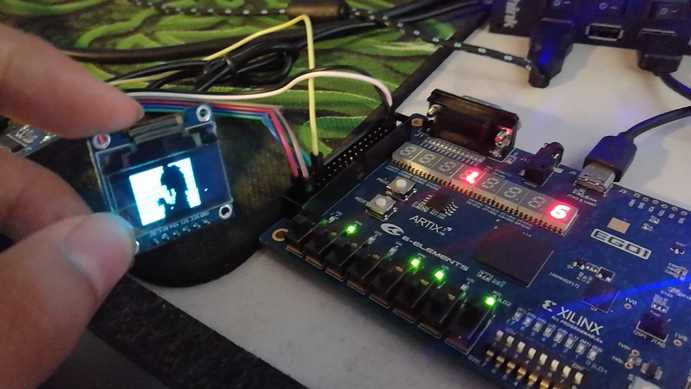
#> input picture badapple/badapple.png, 691 x 389 px, given in place of 东方Project-BadApple.mkv, which was not available
$ python vedioprocesser.py
#> lines starting #> are read from the running program, lines starting #| are printed output that depends on the picture; after the words box and inside, x2 and y2 are one past the last pixel; in counts of white or black regions, pixels touching at a corner belong together; pictures that were not available may be replaced by others from this repository, and a replacement may not be noted
# -*- coding: utf-8 -*-
import cv2
import numpy as np
#封装函数，实现一张128*64的图片转化为二进制数据，
#符合oled写入128*64图片数据顺序，具体参考oled图片取模像素点顺序
def img12864tohex1024(img):
    buffer = [0x00]*1024
    #bytes(buffer)
    y=0
    x=0
    i=0
    while True:
        buffer[i]=img[x+7][y]*2**7+img[x+6][y]*2**6+img[x+5][y]*2**5+img[x+4][y]*2**4+img[x+3][y]*2**3+img[x+2][y]*2**2+img[x+1][y]*2**1+img[x][y]
        i=i+1
        if(i==1024):
            break
        if(y+1<128):
            y=y+1
        else:
            x=x+8
            y=0
    for i in range(len(buffer)):
        buffer[i] = int(buffer[i]);
    return bytearray(buffer)
i=1
f = open("testtext.txt", 'wb') #二进制数据存储的文件
#f.write("")
f.close
f = open("testtext.txt", 'ab')
cap = cv2.VideoCapture("东方Project-BadApple.mkv") #视频数据文件
print(cap.isOpened()) #视频是否打开
while(cap.isOpened()):#循环，逐帧处理视频
    ret, frame = cap.read()
#> frame is the input picture: shape (389, 691, 3); mean B, G, R 73.8, 69.8, 74.6
    if(frame.all()):
        break
    gray = cv2.cvtColor(frame, cv2.COLOR_BGR2GRAY)
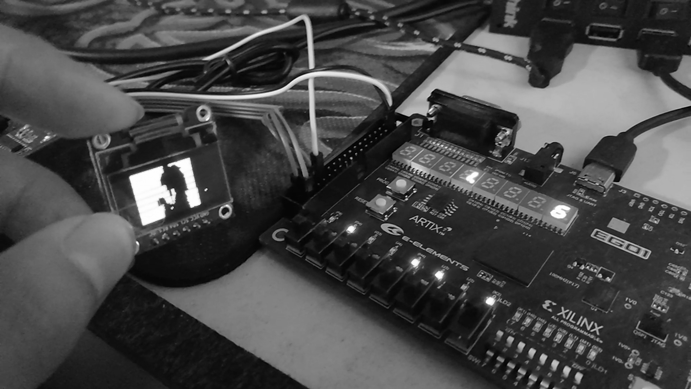
#> gray: shape (389, 691); min 0, max 255, mean 71.7
    ret,thresh = cv2.threshold(gray,127,255,cv2.THRESH_BINARY)
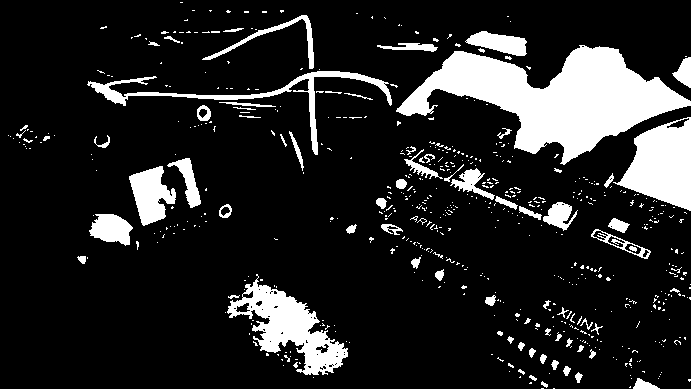
#> thresh: shape (389, 691); 14.6% white; 597 white regions (521 under 20 px), largest, box (x1, y1, x2, y2) and area: (396, 45, 691, 165) 15506, (227, 274, 348, 375) 4542, (613, 117, 691, 211) 4435
    #图片二值化处理，OLED屏幕只有0，1
    rect= cv2.copyMakeBorder(thresh,0,0,78,78,cv2.BORDER_CONSTANT,value=0)
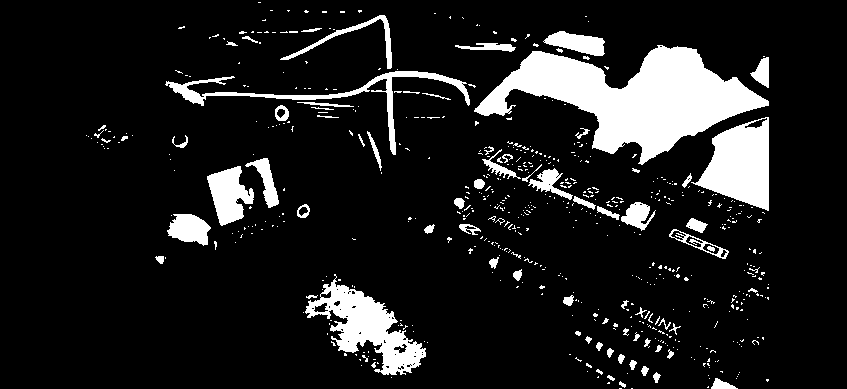
#> rect: shape (389, 847); 11.9% white; 597 white regions (521 under 20 px), largest, box (x1, y1, x2, y2) and area: (474, 45, 769, 165) 15506, (305, 274, 426, 375) 4542, (691, 117, 769, 211) 4435
    img = cv2.resize(rect,(128,64))
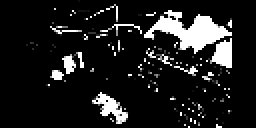
#> img: shape (64, 128) (shown 2 times larger); min 0, max 255, mean 29.8
    #OLED屏幕为128*64，增加边框，使得图片大小也为128*64
    if(i%3==0):   #每三帧图片取一帧，减小数据量
        print(i) #显示当前的帧数
        cv2.imshow('thresh',img)
        img=img/255
        buffer=img12864tohex1024(img)
        #图片矩阵转化为二进制数据
        f.write(buffer)
        #二进制数据存储到文件中
    i=i+1
    if cv2.waitKey(1) & 0xFF == ord('w'):
#> (key q is pressed here)
        print (img)
    if cv2.waitKey(1) & 0xFF == ord('q'):
#> (key q is pressed here)
        break
#循环结束，处理结束
f.close()
cap.release()
cv2.destroyAllWindows()
